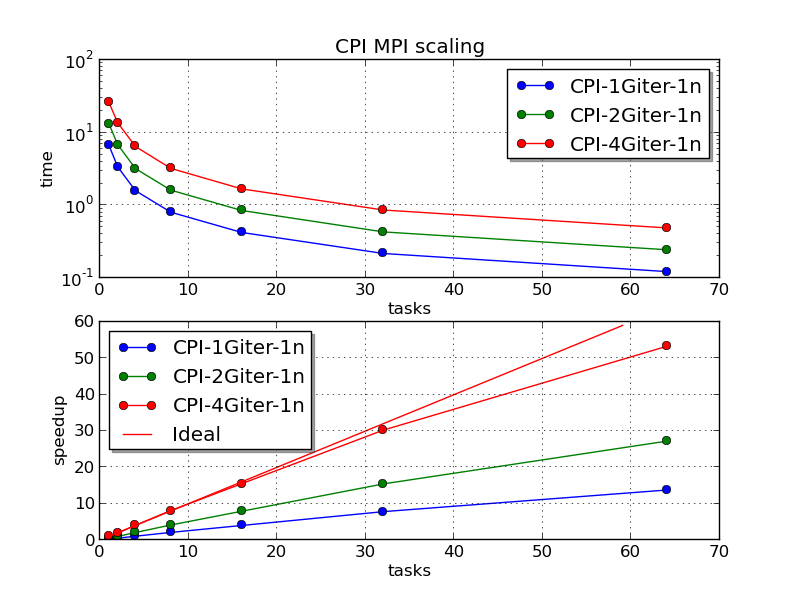

Generate this figure with Python:
#!/usr/bin/env python2

import matplotlib
matplotlib.use('Agg')   # Backend per PNG 
import matplotlib.pyplot as plt
import pandas as pd

df = pd.read_csv("mpi_cpi_scaling.dat", names=["par","nt","n","t","t1","t2","e1","e2","host"])

#print(df)

df1=df[df["n"]==1000000000]
df2=df[df["n"]==2000000000]
df4=df[df["n"]==4000000000]

print (df4)

plt.subplot(2,1,1)

plt.title('CPI MPI scaling ')
plt.grid()
plt.xlabel('tasks')
plt.ylabel('time')
plt.yscale('log')
plt.plot(df1.nt,  df1.t, '-o', label="CPI-1Giter-1n")
plt.plot(df2.nt,  df2.t, '-o', label="CPI-2Giter-1n")
plt.plot(df4.nt,  df4.t, '-o', label="CPI-4Giter-1n")
plt.legend(shadow=True,loc="best")

plt.subplot(2,1,2)

plt.grid()
plt.xlabel('tasks')
plt.ylabel('speedup')
plt.plot(df1.nt,  df1.t.iloc[0]/df4.t,  '-o', label="CPI-1Giter-1n")
plt.plot(df2.nt,  df2.t.iloc[0]/df4.t,  '-o', label="CPI-2Giter-1n")
plt.plot(df4.nt,  df4.t.iloc[0]/df4.t,  '-o', label="CPI-4Giter-1n")
plt.plot(range(1,60),range(1,60),'-r', label='Ideal')
plt.legend(shadow=True,loc="best")

plt.savefig('mpi_cpi_scaling.png')


